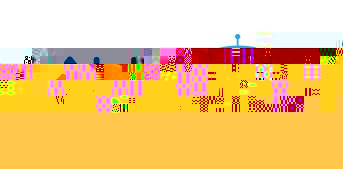
#> input picture src/autobot_astra/scripts/opencv/autobot.jpg, 343 x 169 px
$ python 3_5.py
#> lines starting #> are read from the running program, lines starting #| are printed output that depends on the picture
import cv2
import numpy as np
if __name__ == '__main__':
	img = cv2.imread('autobot.jpg')
#> img is the input picture: shape (169, 343, 3); mean B, G, R 127.5, 199.3, 243.7
	rect = cv2.rectangle(img, (50,20), (100,100), (255,0,255), 10)
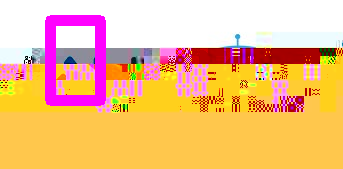
#> rect: shape (169, 343, 3); mean B, G, R 132.6, 189.2, 244.6
	while True :
		cv2.imshow("line",rect)
		action = cv2.waitKey(10) & 0xFF
#> (key q is pressed here)
		if action == ord('q') or action == 113:
			break
#> (the run stopped early here; a loop or call above may not have finished)
